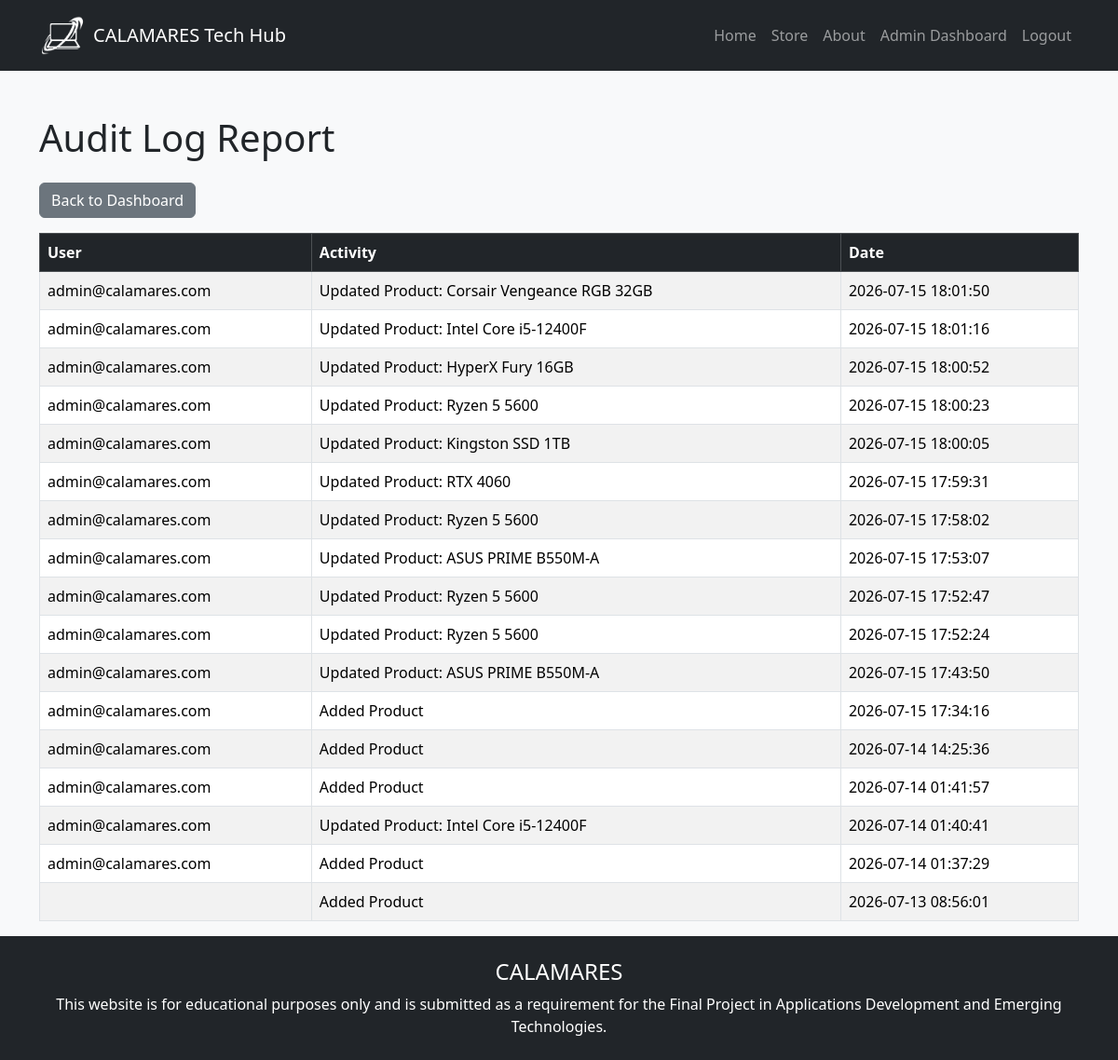
/admin/audit_logs.php (signed in), run on the app's committed database.
### tables this page shows
CREATE TABLE `audit_logs` (
  `id` int NOT NULL,
  `user_email` varchar(100) DEFAULT NULL,
  `action_done` text,
  `log_date` datetime DEFAULT NULL
);

### admin/audit_logs.php (the view, shortened to what this page needs)
<?php
include("../includes/db.php");
?>
<!DOCTYPE html>
<html>
<head>
    <link href="https://cdn.jsdelivr.net/npm/bootstrap@5.3.3/dist/css/bootstrap.min.css" rel="stylesheet">
</head>
<body class="bg-light d-flex flex-column min-vh-100">
    <?php include("../includes/navbar.php"); ?>
    <div class="container mt-5 flex-grow-1">
        <h1 class="mb-4">
            Audit Log Report
        </h1>
        <a href="dashboard.php" class="btn btn-secondary mb-3">
            Back to Dashboard
        </a>
        <table class="table table-bordered table-striped">
            <thead>
                <tr class="table-dark">
                    <th>User</th>
                    <th>Activity</th>
                    <th>Date</th>
                </tr>
            </thead>
            <tbody>
                <?php
                $result = mysqli_query(
                    $conn,
                    "SELECT * FROM audit_logs
                    ORDER BY id DESC"
                );
                while ($row = mysqli_fetch_assoc($result)) {
                ?>
                    <tr>
                        <td>
                            <?php echo htmlspecialchars($row['user_email']); ?>
                        </td>
                        <td>
                            <?php echo htmlspecialchars($row['action_done']); ?>
                        </td>
                        <td>
                            <?php echo htmlspecialchars($row['log_date']); ?>
                        </td>
                    </tr>
                <?php
                }
                ?>
            </tbody>
        </table>
    </div>
    <?php include("../includes/footer.php"); ?>
</body>
</html>

### data on the page
audit_logs: user_email "admin@calamares.com", action_done "Updated Product: Corsair Vengeance RGB 32GB", log_date "2026-07-15 18:01:50"
audit_logs: user_email "admin@calamares.com", action_done "Updated Product: Intel Core i5-12400F", log_date "2026-07-15 18:01:16"
audit_logs: user_email "admin@calamares.com", action_done "Updated Product: HyperX Fury 16GB", log_date "2026-07-15 18:00:52"
audit_logs: user_email "admin@calamares.com", action_done "Updated Product: Ryzen 5 5600", log_date "2026-07-15 18:00:23"
audit_logs: user_email "admin@calamares.com", action_done "Updated Product: Kingston SSD 1TB", log_date "2026-07-15 18:00:05"
audit_logs: user_email "admin@calamares.com", action_done "Updated Product: RTX 4060", log_date "2026-07-15 17:59:31"
audit_logs: user_email "admin@calamares.com", action_done "Updated Product: Ryzen 5 5600", log_date "2026-07-15 17:58:02"
audit_logs: user_email "admin@calamares.com", action_done "Updated Product: ASUS PRIME B550M-A", log_date "2026-07-15 17:53:07"
audit_logs: user_email "admin@calamares.com", action_done "Updated Product: Ryzen 5 5600", log_date "2026-07-15 17:52:47"
audit_logs: user_email "admin@calamares.com", action_done "Updated Product: Ryzen 5 5600", log_date "2026-07-15 17:52:24"
audit_logs: user_email "admin@calamares.com", action_done "Updated Product: ASUS PRIME B550M-A", log_date "2026-07-15 17:43:50"
audit_logs: user_email "admin@calamares.com", action_done "Added Product", log_date "2026-07-15 17:34:16"
audit_logs: user_email "admin@calamares.com", action_done "Added Product", log_date "2026-07-14 14:25:36"
audit_logs: user_email "admin@calamares.com", action_done "Added Product", log_date "2026-07-14 01:41:57"
audit_logs: user_email "admin@calamares.com", action_done "Updated Product: Intel Core i5-12400F", log_date "2026-07-14 01:40:41"
audit_logs: user_email "admin@calamares.com", action_done "Added Product", log_date "2026-07-14 01:37:29"
audit_logs: action_done "Added Product", log_date "2026-07-13 08:56:01"
